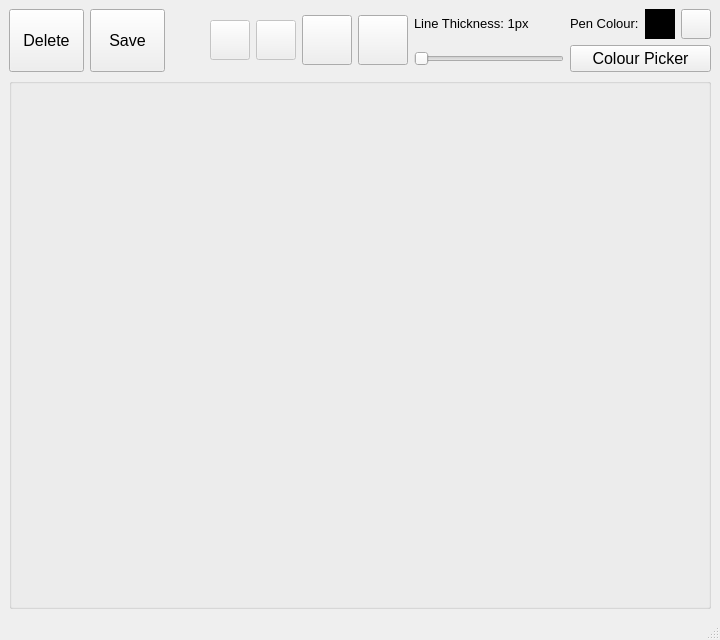
<?xml version="1.0" encoding="UTF-8"?>
<ui version="4.0">
 <class>mainWindow</class>
 <widget class="QMainWindow" name="mainWindow">
  <property name="geometry">
   <rect>
    <x>0</x>
    <y>0</y>
    <width>720</width>
    <height>640</height>
   </rect>
  </property>
  <property name="windowTitle">
   <string>Note and Flashcard Maker</string>
  </property>
  <widget class="QWidget" name="centralwidget">
   <layout class="QVBoxLayout" name="verticalLayout_2">
    <item>
     <layout class="QGridLayout" name="gridLayout">
      <item row="0" column="11">
       <widget class="QPushButton" name="eyeBtn">
        <property name="sizePolicy">
         <sizepolicy hsizetype="Fixed" vsizetype="Fixed">
          <horstretch>0</horstretch>
          <verstretch>0</verstretch>
         </sizepolicy>
        </property>
        <property name="minimumSize">
         <size>
          <width>30</width>
          <height>30</height>
         </size>
        </property>
        <property name="maximumSize">
         <size>
          <width>30</width>
          <height>30</height>
         </size>
        </property>
        <property name="font">
         <font>
          <pointsize>12</pointsize>
         </font>
        </property>
        <property name="text">
         <string/>
        </property>
        <property name="checkable">
         <bool>true</bool>
        </property>
       </widget>
      </item>
      <item row="0" column="10">
       <widget class="QLabel" name="colorLabel">
        <property name="sizePolicy">
         <sizepolicy hsizetype="Fixed" vsizetype="Fixed">
          <horstretch>0</horstretch>
          <verstretch>0</verstretch>
         </sizepolicy>
        </property>
        <property name="minimumSize">
         <size>
          <width>30</width>
          <height>30</height>
         </size>
        </property>
        <property name="font">
         <font>
          <pointsize>12</pointsize>
         </font>
        </property>
        <property name="styleSheet">
         <string notr="true">background-color:black;
border:2px solid black
</string>
        </property>
        <property name="text">
         <string/>
        </property>
       </widget>
      </item>
      <item row="1" column="8">
       <widget class="QSlider" name="thickSlider">
        <property name="sizePolicy">
         <sizepolicy hsizetype="Expanding" vsizetype="Fixed">
          <horstretch>0</horstretch>
          <verstretch>0</verstretch>
         </sizepolicy>
        </property>
        <property name="minimumSize">
         <size>
          <width>150</width>
          <height>0</height>
         </size>
        </property>
        <property name="font">
         <font>
          <pointsize>12</pointsize>
         </font>
        </property>
        <property name="minimum">
         <number>0</number>
        </property>
        <property name="maximum">
         <number>21</number>
        </property>
        <property name="orientation">
         <enum>Qt::Horizontal</enum>
        </property>
       </widget>
      </item>
      <item row="1" column="9" colspan="3">
       <widget class="QPushButton" name="colorBtn">
        <property name="sizePolicy">
         <sizepolicy hsizetype="Expanding" vsizetype="Fixed">
          <horstretch>0</horstretch>
          <verstretch>0</verstretch>
         </sizepolicy>
        </property>
        <property name="font">
         <font>
          <pointsize>12</pointsize>
         </font>
        </property>
        <property name="text">
         <string>Colour Picker</string>
        </property>
       </widget>
      </item>
      <item row="0" column="3" rowspan="2" colspan="2">
       <widget class="QPushButton" name="undoBtn">
        <property name="enabled">
         <bool>false</bool>
        </property>
        <property name="sizePolicy">
         <sizepolicy hsizetype="Fixed" vsizetype="Fixed">
          <horstretch>0</horstretch>
          <verstretch>0</verstretch>
         </sizepolicy>
        </property>
        <property name="minimumSize">
         <size>
          <width>40</width>
          <height>40</height>
         </size>
        </property>
        <property name="maximumSize">
         <size>
          <width>40</width>
          <height>40</height>
         </size>
        </property>
        <property name="font">
         <font>
          <pointsize>12</pointsize>
         </font>
        </property>
        <property name="text">
         <string/>
        </property>
        <property name="checkable">
         <bool>false</bool>
        </property>
        <property name="checked">
         <bool>false</bool>
        </property>
       </widget>
      </item>
      <item row="0" column="9">
       <widget class="QLabel" name="label_2">
        <property name="sizePolicy">
         <sizepolicy hsizetype="Fixed" vsizetype="Fixed">
          <horstretch>0</horstretch>
          <verstretch>0</verstretch>
         </sizepolicy>
        </property>
        <property name="font">
         <font>
          <pointsize>10</pointsize>
         </font>
        </property>
        <property name="text">
         <string>Pen Colour:</string>
        </property>
       </widget>
      </item>
      <item row="0" column="7" rowspan="2">
       <widget class="QPushButton" name="eraserBtn">
        <property name="sizePolicy">
         <sizepolicy hsizetype="Fixed" vsizetype="Fixed">
          <horstretch>0</horstretch>
          <verstretch>0</verstretch>
         </sizepolicy>
        </property>
        <property name="minimumSize">
         <size>
          <width>50</width>
          <height>50</height>
         </size>
        </property>
        <property name="font">
         <font>
          <pointsize>12</pointsize>
         </font>
        </property>
        <property name="text">
         <string/>
        </property>
        <property name="checkable">
         <bool>true</bool>
        </property>
       </widget>
      </item>
      <item row="0" column="8">
       <widget class="QLabel" name="thickLabel">
        <property name="sizePolicy">
         <sizepolicy hsizetype="Expanding" vsizetype="Fixed">
          <horstretch>0</horstretch>
          <verstretch>0</verstretch>
         </sizepolicy>
        </property>
        <property name="font">
         <font>
          <pointsize>10</pointsize>
         </font>
        </property>
        <property name="text">
         <string>Line Thickness: 1px</string>
        </property>
       </widget>
      </item>
      <item row="0" column="6" rowspan="2">
       <widget class="QPushButton" name="penBtn">
        <property name="sizePolicy">
         <sizepolicy hsizetype="Fixed" vsizetype="Fixed">
          <horstretch>0</horstretch>
          <verstretch>0</verstretch>
         </sizepolicy>
        </property>
        <property name="minimumSize">
         <size>
          <width>50</width>
          <height>50</height>
         </size>
        </property>
        <property name="font">
         <font>
          <pointsize>12</pointsize>
         </font>
        </property>
        <property name="text">
         <string/>
        </property>
        <property name="checkable">
         <bool>true</bool>
        </property>
        <property name="checked">
         <bool>false</bool>
        </property>
       </widget>
      </item>
      <item row="0" column="0" rowspan="2">
       <widget class="QPushButton" name="delBtn">
        <property name="sizePolicy">
         <sizepolicy hsizetype="Fixed" vsizetype="Fixed">
          <horstretch>0</horstretch>
          <verstretch>0</verstretch>
         </sizepolicy>
        </property>
        <property name="maximumSize">
         <size>
          <width>75</width>
          <height>100</height>
         </size>
        </property>
        <property name="font">
         <font>
          <pointsize>12</pointsize>
         </font>
        </property>
        <property name="text">
         <string>Delete</string>
        </property>
       </widget>
      </item>
      <item row="0" column="1" rowspan="2">
       <widget class="QPushButton" name="saveBtn">
        <property name="sizePolicy">
         <sizepolicy hsizetype="Fixed" vsizetype="Expanding">
          <horstretch>0</horstretch>
          <verstretch>0</verstretch>
         </sizepolicy>
        </property>
        <property name="minimumSize">
         <size>
          <width>75</width>
          <height>0</height>
         </size>
        </property>
        <property name="maximumSize">
         <size>
          <width>75</width>
          <height>16777215</height>
         </size>
        </property>
        <property name="font">
         <font>
          <pointsize>12</pointsize>
         </font>
        </property>
        <property name="text">
         <string>Save</string>
        </property>
       </widget>
      </item>
      <item row="0" column="5" rowspan="2">
       <widget class="QPushButton" name="redoBtn">
        <property name="enabled">
         <bool>false</bool>
        </property>
        <property name="sizePolicy">
         <sizepolicy hsizetype="Fixed" vsizetype="Fixed">
          <horstretch>0</horstretch>
          <verstretch>0</verstretch>
         </sizepolicy>
        </property>
        <property name="minimumSize">
         <size>
          <width>40</width>
          <height>40</height>
         </size>
        </property>
        <property name="maximumSize">
         <size>
          <width>40</width>
          <height>40</height>
         </size>
        </property>
        <property name="font">
         <font>
          <pointsize>12</pointsize>
         </font>
        </property>
        <property name="text">
         <string/>
        </property>
        <property name="checkable">
         <bool>false</bool>
        </property>
        <property name="checked">
         <bool>false</bool>
        </property>
       </widget>
      </item>
      <item row="0" column="2" rowspan="2">
       <spacer name="horizontalSpacer">
        <property name="orientation">
         <enum>Qt::Horizontal</enum>
        </property>
        <property name="sizeHint" stdset="0">
         <size>
          <width>40</width>
          <height>20</height>
         </size>
        </property>
       </spacer>
      </item>
     </layout>
    </item>
    <item>
     <layout class="QVBoxLayout" name="verticalLayout">
      <item>
       <widget class="QGroupBox" name="groupBox">
        <property name="sizePolicy">
         <sizepolicy hsizetype="Expanding" vsizetype="Expanding">
          <horstretch>0</horstretch>
          <verstretch>0</verstretch>
         </sizepolicy>
        </property>
        <property name="title">
         <string/>
        </property>
       </widget>
      </item>
     </layout>
    </item>
   </layout>
  </widget>
  <widget class="QStatusBar" name="statusbar"/>
 </widget>
 <resources/>
 <connections/>
</ui>
